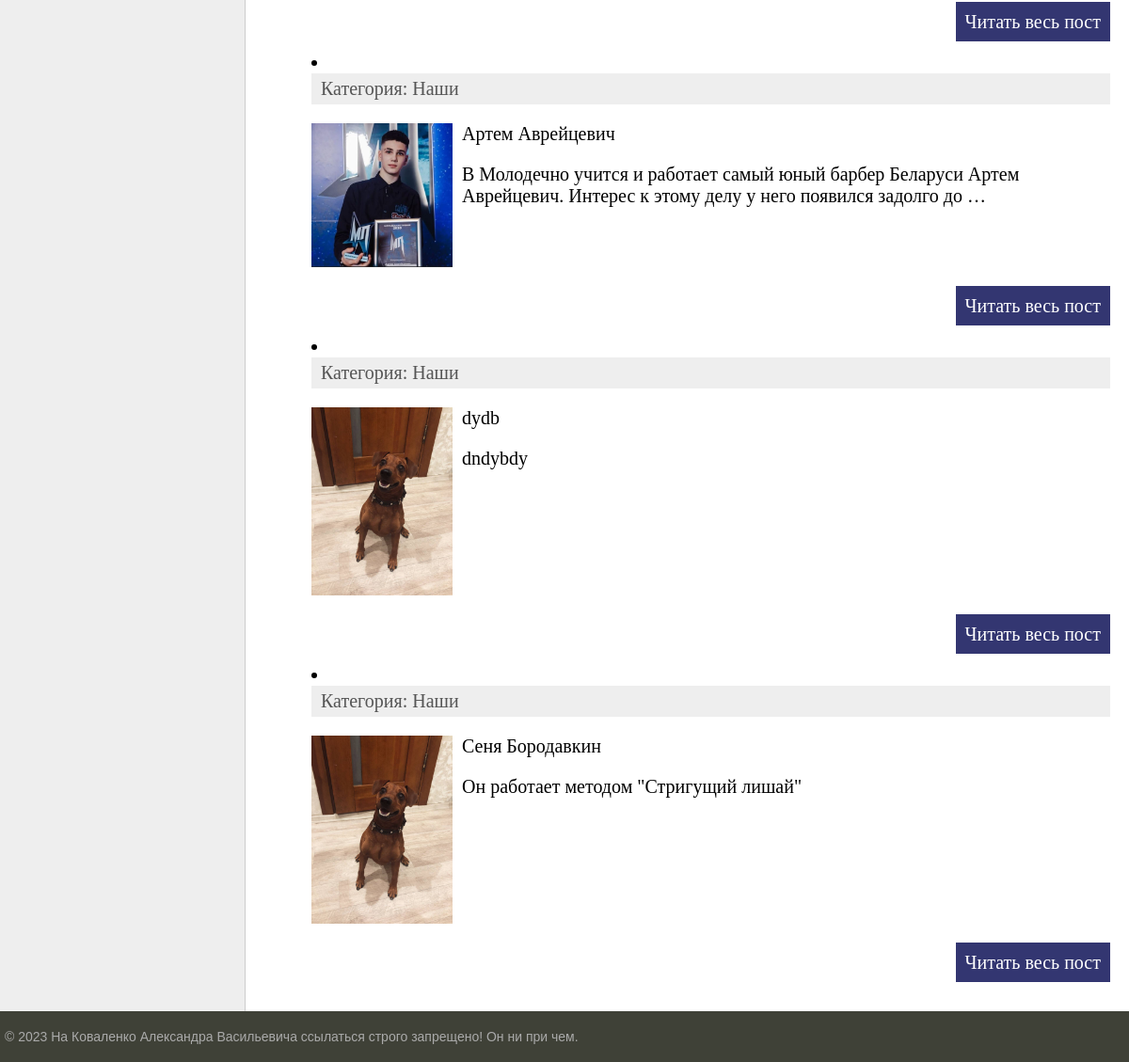
Before: / (lower part) with the older database file.
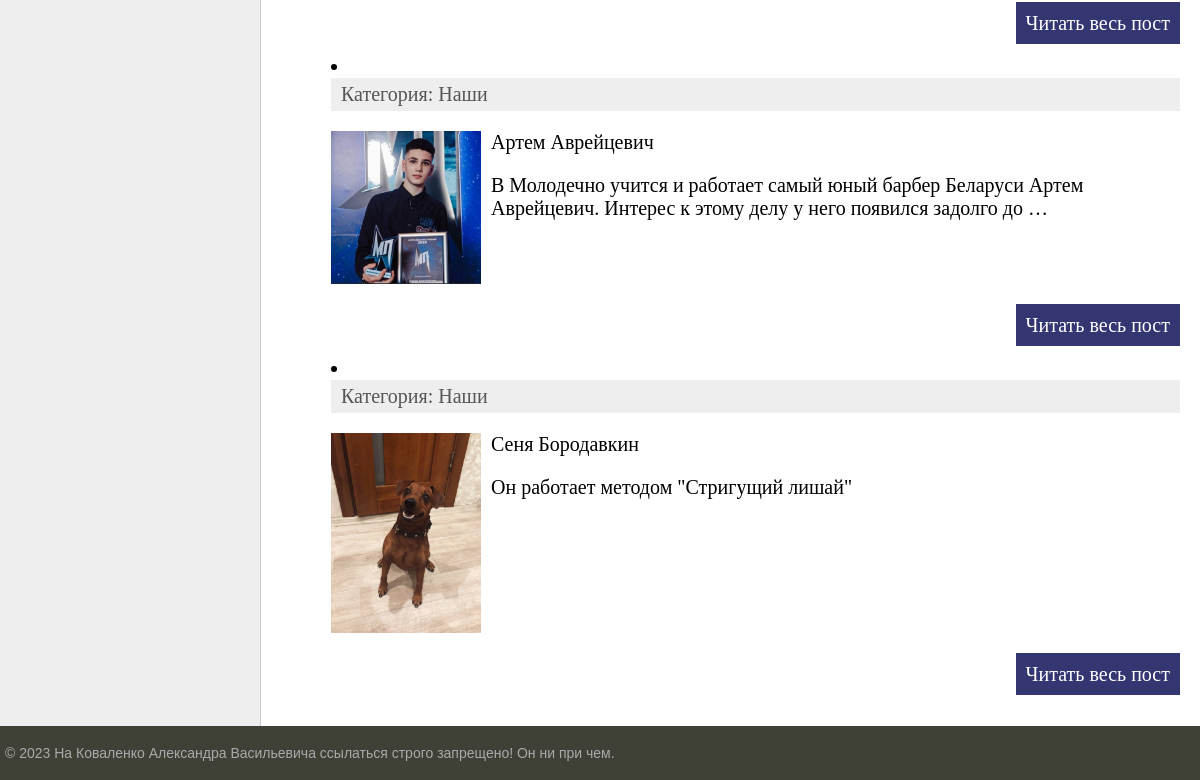
After: the same page with the newer database file.
### barber/models.py (models this page shows, shortened)
class Barber(models.Model):
    title = models.CharField(max_length=255)
    content = models.TextField(blank=True)
    photo = models.ImageField(upload_to="photos/%Y/%m/%d/")
    time_create = models.DateTimeField(auto_now_add=True)
    time_update = models.DateTimeField(auto_now=True)
    is_published = models.BooleanField(default=True)
    cat = models.ForeignKey('Category', on_delete=models.PROTECT, null=True)
    def get_absolute_url(self):
        return reverse('post', kwargs={'post_id': self.pk})
    class Meta:
        ordering = ['time_create', 'title'] # сортровка по времени созданияи по названию

class Category(models.Model):
    name = models.CharField(max_length=100, db_index=True)
    def get_absolute_url(self):
        return reverse('category', kwargs={'cat_id': self.pk})

### barber/views.py (the view)
# urls.py: path('', index, name='home'),
def index(request):
    posts = Barber.objects.all()
    cats = Category.objects.all()
    context = {
        'posts': posts,
        'cats': cats,
        'cat_selected': 0,
    }
    return render(request, 'barber/index.html', context=context)

### templates/barber/index.html (shortened to what this page needs)
{%  extends 'barber/base.html' %}
{%  block content %}
    {% for i in posts %}
        <li><div class="article-panel">
         <p class="first">Категория: {{i.cat.name}}</p>
        </div>
        {% if i.photo %}
         <p><img class="img-article-left thumb" src="{{i.photo.url}}"></p>
        {% endif %}
    <p>{{ i.title}}</p>
    <p>{{ i.content|truncatewords:20 }}</p>
			<p class="link-read-post"><a href="{{ i.get_absolute_url }}">Читать весь пост</a></p>
    {% endfor %}
{%  endblock %}

Changed rows visible on the page:
removed Barber: cat.name "Наши", photo (picture), title "dydb", content "dndybdy"
